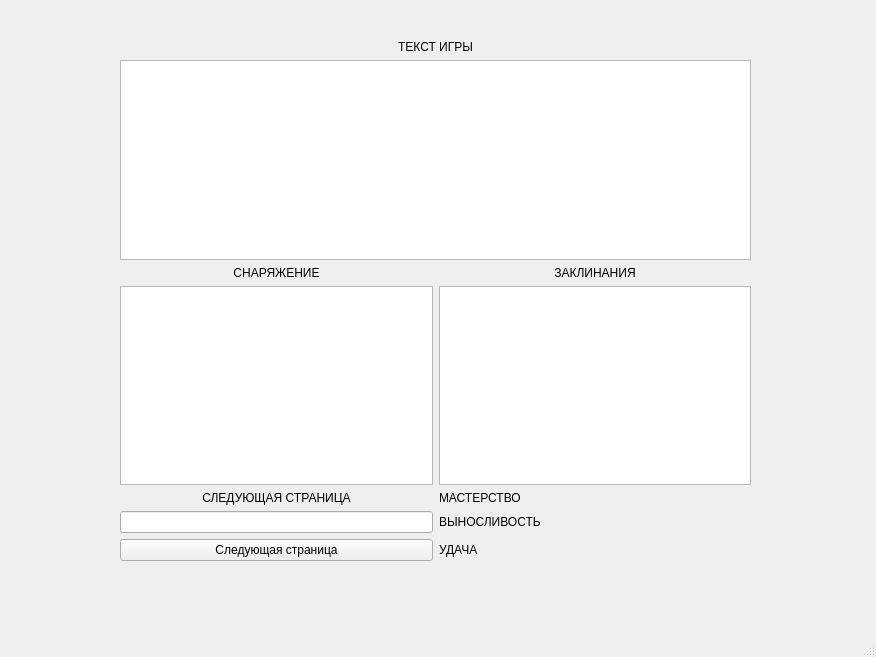
<?xml version="1.0" encoding="UTF-8"?>
<ui version="4.0">
 <class>MainWindow</class>
 <widget class="QMainWindow" name="MainWindow">
  <property name="geometry">
   <rect>
    <x>0</x>
    <y>0</y>
    <width>876</width>
    <height>657</height>
   </rect>
  </property>
  <property name="windowTitle">
   <string>MainWindow</string>
  </property>
  <widget class="QWidget" name="centralwidget">
   <widget class="QWidget" name="gridLayoutWidget">
    <property name="geometry">
     <rect>
      <x>120</x>
      <y>40</y>
      <width>631</width>
      <height>521</height>
     </rect>
    </property>
    <layout class="QGridLayout" name="gridLayout">
     <item row="4" column="0">
      <widget class="QLabel" name="label_2">
       <property name="layoutDirection">
        <enum>Qt::LeftToRight</enum>
       </property>
       <property name="text">
        <string>СЛЕДУЮЩАЯ СТРАНИЦА</string>
       </property>
       <property name="alignment">
        <set>Qt::AlignCenter</set>
       </property>
      </widget>
     </item>
     <item row="6" column="0">
      <widget class="QPushButton" name="pushButton">
       <property name="text">
        <string>Следующая страница</string>
       </property>
      </widget>
     </item>
     <item row="2" column="1">
      <widget class="QLabel" name="label_4">
       <property name="text">
        <string>ЗАКЛИНАНИЯ</string>
       </property>
       <property name="alignment">
        <set>Qt::AlignCenter</set>
       </property>
      </widget>
     </item>
     <item row="2" column="0">
      <widget class="QLabel" name="label_3">
       <property name="text">
        <string>СНАРЯЖЕНИЕ</string>
       </property>
       <property name="alignment">
        <set>Qt::AlignCenter</set>
       </property>
      </widget>
     </item>
     <item row="0" column="0" colspan="2">
      <widget class="QLabel" name="label">
       <property name="text">
        <string>ТЕКСТ ИГРЫ</string>
       </property>
       <property name="alignment">
        <set>Qt::AlignCenter</set>
       </property>
      </widget>
     </item>
     <item row="5" column="0">
      <widget class="QLineEdit" name="lineEdit"/>
     </item>
     <item row="1" column="0" colspan="2">
      <widget class="QTextEdit" name="textEdit"/>
     </item>
     <item row="3" column="0">
      <widget class="QTableWidget" name="tableWidget">
       <property name="sizeIncrement">
        <size>
         <width>0</width>
         <height>0</height>
        </size>
       </property>
      </widget>
     </item>
     <item row="3" column="1">
      <widget class="QTableWidget" name="tableWidget_2"/>
     </item>
     <item row="4" column="1">
      <widget class="QLabel" name="label_5">
       <property name="text">
        <string>МАСТЕРСТВО</string>
       </property>
      </widget>
     </item>
     <item row="5" column="1">
      <widget class="QLabel" name="label_6">
       <property name="text">
        <string>ВЫНОСЛИВОСТЬ</string>
       </property>
      </widget>
     </item>
     <item row="6" column="1">
      <widget class="QLabel" name="label_7">
       <property name="text">
        <string>УДАЧА</string>
       </property>
      </widget>
     </item>
    </layout>
   </widget>
  </widget>
  <widget class="QMenuBar" name="menubar">
   <property name="geometry">
    <rect>
     <x>0</x>
     <y>0</y>
     <width>876</width>
     <height>21</height>
    </rect>
   </property>
  </widget>
  <widget class="QStatusBar" name="statusbar"/>
 </widget>
 <resources/>
 <connections/>
</ui>
